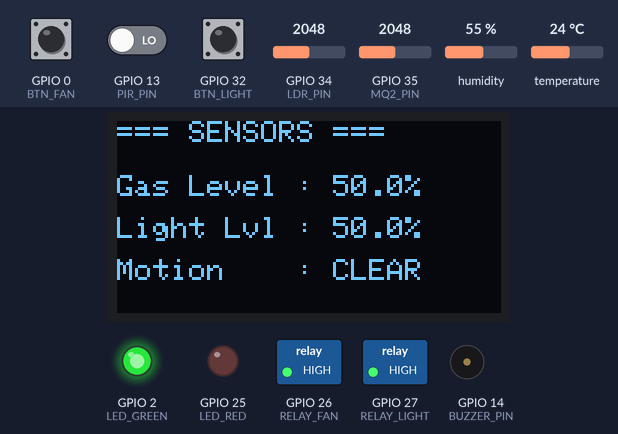
Recording of a sketch running on a simulated ESP32. On the bench: 128×64 one-colour display, switched loads named in the sketch (green lamp = pin HIGH), output pins drawn as LEDs (lit = HIGH), buzzer (waves = sounding, pin HIGH). The inputs (shaded band) are chosen by the test bench; at power-on: temperature 24 °C, GPIO 32 (BTN_LIGHT) HIGH, GPIO 35 (MQ2_PIN) = 2048, GPIO 0 (BTN_FAN) HIGH, GPIO 13 (PIR_PIN) LOW, GPIO 34 (LDR_PIN) = 2048, humidity 55 %. WiFi joins after 1.5 s; servers stay silent unless stated; random numbers use the default seed unless the sketch sets one; no MQTT or app messages arrive unless stated.

Above: at 5.6 s.
5.7 s: temperature set to 31 °C
At 16.0 s:
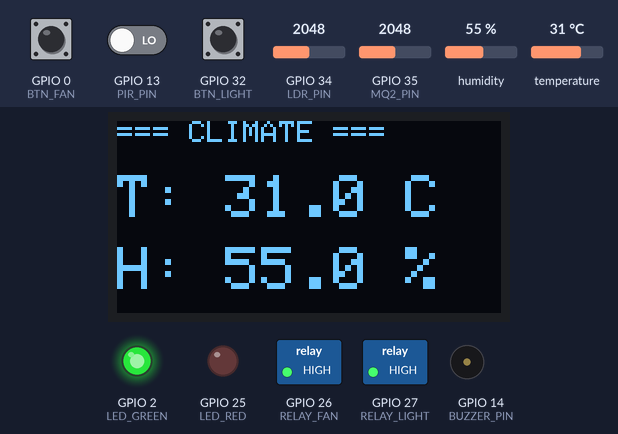
16.5 s: temperature set to 34 °C
At 21.0 s:
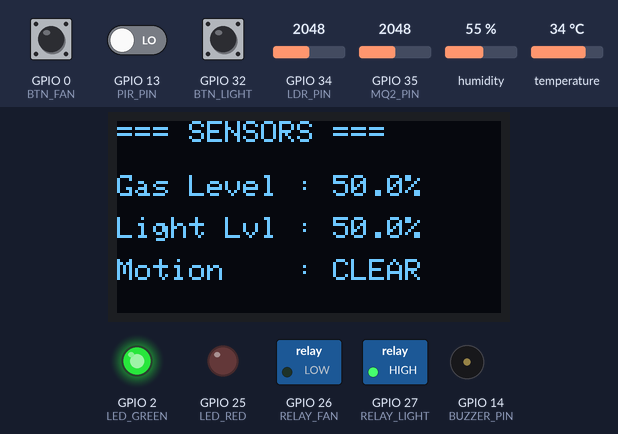
26.5 s: GPIO 32 (BTN_LIGHT) pulled LOW for 0.15 s
At 27.2 s:
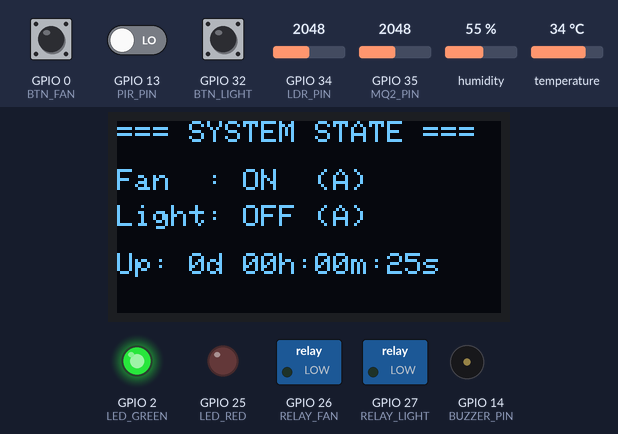
38.8 s: GPIO 35 (MQ2_PIN) set to 2393
46.5 s: GPIO 35 (MQ2_PIN) set to 2528
At 56.1 s:
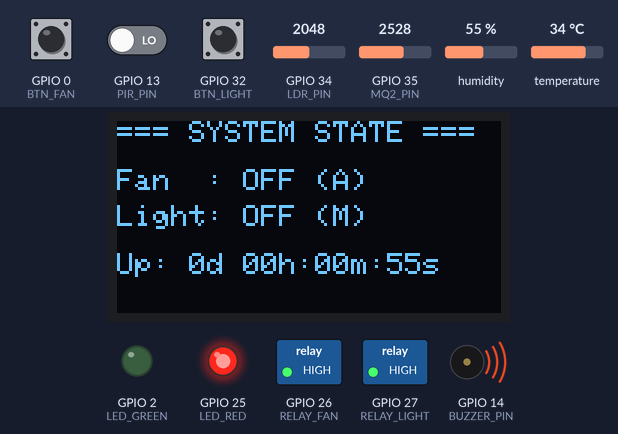
56.5 s: GPIO 0 (BTN_FAN) pulled LOW for 0.15 s
At 71.1 s:
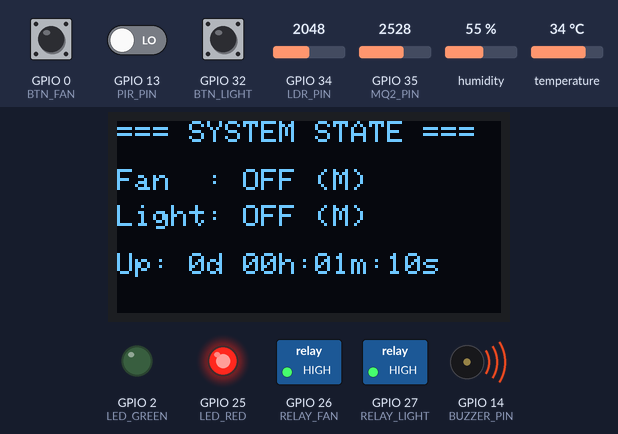
Timing chart, 0 to 72.6 s (numbered marks = the images above; inputs shaded):
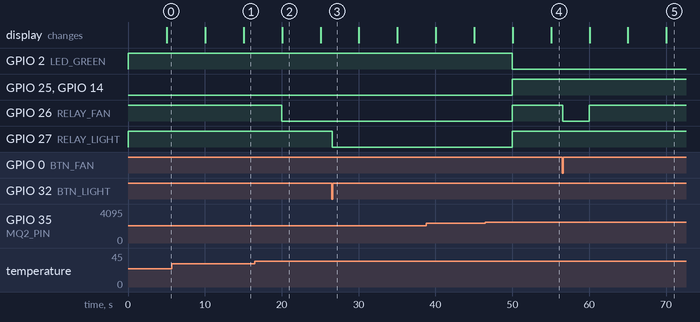

Measured:
- the behaviour switches between 32 and 33 °C on temperature (found by bisection; images 1 and 2)
- the behaviour switches between 2457 and 2458 on GPIO 35 (MQ2_PIN) (found by bisection; images 3 and 4)
- after the input at 16.5 s, GPIO 26 (RELAY_FAN): HIGH → LOW after 3.5 s
- after the input at 26.5 s, GPIO 27 (RELAY_LIGHT): HIGH → LOW after 0.05 s
- after the input at 46.5 s, GPIO 2 (LED_GREEN): HIGH → LOW after 3.5 s; GPIO 25 (LED_RED), GPIO 26 (RELAY_FAN), GPIO 27 (RELAY_LIGHT), GPIO 14 (BUZZER_PIN): LOW → HIGH after 3.5 s
- after the input at 56.5 s, GPIO 26 (RELAY_FAN): HIGH → LOW after 0.05 s, → HIGH 3.5 s later
- what the display in image 2 shows lasts 5.0 s, from 20.0 s to 25.0 s

The sketch:

home-hub.ino
```cpp
#include <WiFi.h>
#include <ESPAsyncWebServer.h>
#include <PubSubClient.h>
#include <Wire.h>
#include <Adafruit_GFX.h>
#include <Adafruit_SSD1306.h>
#include <DHT.h>
#include <ArduinoJson.h>

const char* WIFI_SSID = "YOUR_WIFI_SSID";
const char* WIFI_PASS = "YOUR_WIFI_PASSWORD";


const char* MQTT_BROKER = "broker.hivemq.com";
const int   MQTT_PORT   = 1883;
const char* MQTT_TOPIC  = "iitjammu/student/home"; // Replace 'student' with your name

#define DHTPIN        4
#define DHTTYPE       DHT11
#define MQ2_PIN       35
#define LDR_PIN       34
#define PIR_PIN       13
#define RELAY_FAN     26
#define RELAY_LIGHT   27
#define BUZZER_PIN    14
#define LED_RED       25
#define LED_GREEN     2
#define BTN_FAN       0
#define BTN_LIGHT     32

#define SCREEN_WIDTH  128
#define SCREEN_HEIGHT 64


#define RELAY_ON  LOW
#define RELAY_OFF HIGH


const unsigned long SENSOR_INTERVAL      = 5000;
const unsigned long MQTT_INTERVAL        = 30000;
const unsigned long OLED_INTERVAL        = 5000;
const unsigned long OVERRIDE_DURATION    = 600000;
const unsigned long LIGHT_OFF_TIMEOUT    = 180000;

float temperature = 0.0;
float humidity = 0.0;
float gasPercentage = 0.0;
float lightPercentage = 0.0;
bool pirState = false;

bool fanRelayState = false;
bool lightRelayState = false;
bool gasAlertState = false;


bool fanManualOverride = false;
unsigned long fanOverrideStartTime = 0;

bool lightManualOverride = false;
unsigned long lightOverrideStartTime = 0;


unsigned long lastMotionTime = 0;


unsigned long lastSensorRead = 0;
unsigned long lastMqttPub = 0;
unsigned long lastOledCycle = 0;
uint8_t oledScreen = 0;


DHT dht(DHTPIN, DHTTYPE);
Adafruit_SSD1306 oled(SCREEN_WIDTH, SCREEN_HEIGHT, &Wire, -1);
WiFiClient espClient;
PubSubClient mqttClient(espClient);
AsyncWebServer server(80);


String getUptimeString() {
  unsigned long totalSec = millis() / 1000;
  int days = totalSec / 86400;
  int hours = (totalSec % 86400) / 3600;
  int minutes = (totalSec % 3600) / 60;
  int seconds = totalSec % 60;

  char buffer[20];
  snprintf(buffer, sizeof(buffer), "%dd %02dh:%02dm:%02ds", days, hours, minutes, seconds);
  return String(buffer);
}

void readSensors() {

  float t = dht.readTemperature();
  float h = dht.readHumidity();
  if (!isnan(t)) temperature = t;
  if (!isnan(h)) humidity = h;


  int rawGas = analogRead(MQ2_PIN);
  gasPercentage = (rawGas / 4095.0) * 100.0;

  int rawLdr = analogRead(LDR_PIN);
  lightPercentage = (1.0 - (rawLdr / 4095.0)) * 100.0;


  pirState = digitalRead(PIR_PIN);
  if (pirState) {
    lastMotionTime = millis();
  }
}

void processAutomationRules() {
  unsigned long now = millis();


  if (gasPercentage > 60.0) {
    gasAlertState = true;


    fanRelayState = false;
    lightRelayState = false;
    digitalWrite(RELAY_FAN, RELAY_OFF);
    digitalWrite(RELAY_LIGHT, RELAY_OFF);

    digitalWrite(LED_RED, HIGH);
    digitalWrite(LED_GREEN, LOW);
    digitalWrite(BUZZER_PIN, HIGH);
    return; // Bypass normal automation rules
  } else {
    gasAlertState = false;
    digitalWrite(LED_RED, LOW);
    digitalWrite(LED_GREEN, HIGH);
    digitalWrite(BUZZER_PIN, LOW);
  }


  if (fanManualOverride) {
    if (now - fanOverrideStartTime >= OVERRIDE_DURATION) {
      fanManualOverride = false; // Expire override after 10 mins
    }
  }

  if (!fanManualOverride) {
    // Hysteresis logic
    if (!fanRelayState && temperature > 32.0) {
      fanRelayState = true;
    } else if (fanRelayState && temperature < 28.0) {
      fanRelayState = false;
    }
  }

  if (lightManualOverride) {
    if (now - lightOverrideStartTime >= OVERRIDE_DURATION) {
      lightManualOverride = false;
    }
  }

  if (!lightManualOverride) {
    bool motionRecently = (now - lastMotionTime < LIGHT_OFF_TIMEOUT);

    if (lightPercentage < 20.0 && pirState) {
      lightRelayState = true;
    } else if (lightPercentage > 60.0 || !motionRecently) {
      lightRelayState = false;
    }
  }

  digitalWrite(RELAY_FAN, fanRelayState ? RELAY_ON : RELAY_OFF);
  digitalWrite(RELAY_LIGHT, lightRelayState ? RELAY_ON : RELAY_OFF);
}

void checkButtons() {
  if (digitalRead(BTN_FAN) == LOW) {
    delay(50); // Debounce
    if (digitalRead(BTN_FAN) == LOW) {
      fanManualOverride = true;
      fanOverrideStartTime = millis();
      fanRelayState = !fanRelayState;
      digitalWrite(RELAY_FAN, fanRelayState ? RELAY_ON : RELAY_OFF);
      while(digitalRead(BTN_FAN) == LOW);
    }
  }

  if (digitalRead(BTN_LIGHT) == LOW) {
    delay(50);
    if (digitalRead(BTN_LIGHT) == LOW) {
      lightManualOverride = true;
      lightOverrideStartTime = millis();
      lightRelayState = !lightRelayState;
      digitalWrite(RELAY_LIGHT, lightRelayState ? RELAY_ON : RELAY_OFF);
      while(digitalRead(BTN_LIGHT) == LOW);
    }
  }
}

void updateOLED() {
  oled.clearDisplay();
  oled.setTextColor(SSD1306_WHITE);

  switch (oledScreen) {
    case 0:
      oled.setTextSize(1);
      oled.setCursor(0, 0);
      oled.println("=== CLIMATE ===");
      oled.setTextSize(2);
      oled.setCursor(0, 18);
      oled.printf("T: %.1f C\n", temperature);
      oled.setCursor(0, 42);
      oled.printf("H: %.1f %%\n", humidity);
      break;

    case 1:
      oled.setTextSize(1);
      oled.setCursor(0, 0);
      oled.println("=== SENSORS ===");
      oled.setCursor(0, 18);
      oled.printf("Gas Level : %.1f%%\n", gasPercentage);
      oled.setCursor(0, 32);
      oled.printf("Light Lvl : %.1f%%\n", lightPercentage);
      oled.setCursor(0, 46);
      oled.printf("Motion    : %s\n", pirState ? "DETECTED" : "CLEAR");
      break;

    case 2:
      oled.setTextSize(1);
      oled.setCursor(0, 0);
      oled.println("=== SYSTEM STATE ===");
      oled.setCursor(0, 16);
      oled.printf("Fan  : %s %s\n", fanRelayState ? "ON " : "OFF", fanManualOverride ? "(M)" : "(A)");
      oled.setCursor(0, 28);
      oled.printf("Light: %s %s\n", lightRelayState ? "ON " : "OFF", lightManualOverride ? "(M)" : "(A)");
      oled.setCursor(0, 44);
      oled.printf("Up: %s", getUptimeString().c_str());
      break;
  }
  oled.display();
}

void publishMQTT() {
  if (!mqttClient.connected()) return;

  StaticJsonDocument<256> doc;
  doc["temp"]        = temperature;
  doc["humidity"]    = humidity;
  doc["gas"]         = gasPercentage;
  doc["pir"]         = pirState;
  doc["light"]       = lightPercentage;
  doc["fan"]         = fanRelayState ? "ON" : "OFF";
  doc["light_relay"] = lightRelayState ? "ON" : "OFF";
  doc["alert"]       = gasAlertState ? "GAS ALERT!" : "NORMAL";

  char jsonBuffer[256];
  serializeJson(doc, jsonBuffer);
  mqttClient.publish(MQTT_TOPIC, jsonBuffer);
}

void setupWebDashboard() {
  server.on("/", HTTP_GET, [](AsyncWebServerRequest *request){
    String html = R"rawliteral(
    <!DOCTYPE html><html><head><title>IoT Home Hub</title>
    <meta name="viewport" content="width=device-width, initial-scale=1">
    <style>
      body { font-family: Arial, sans-serif; background: #121212; color: #fff; text-align: center; margin:0; padding:20px;}
      .card { background: #1e1e1e; padding: 15px; margin: 10px auto; max-width: 400px; border-radius: 8px; box-shadow: 0 4px 6px rgba(0,0,0,0.3); }
      .btn { padding: 10px 20px; font-size: 16px; border: none; border-radius: 5px; cursor: pointer; color: white; margin-top: 10px; }
      .btn-on { background-color: #28a745; } .btn-off { background-color: #dc3545; }
      .alert { color: #ff4d4d; font-weight: bold; }
    </style>
    <script>
      setInterval(() => { fetch('/data').then(r => r.json()).then(d => {
        document.getElementById('temp').innerText = d.temp + ' °C';
        document.getElementById('hum').innerText = d.humidity + ' %';
        document.getElementById('gas').innerText = d.gas + ' %';
        document.getElementById('light').innerText = d.light + ' %';
        document.getElementById('pir').innerText = d.pir ? 'Motion Detected' : 'Clear';
        document.getElementById('fan').innerText = d.fan + (d.fanOverride ? ' (Manual)' : ' (Auto)');
        document.getElementById('lightRelay').innerText = d.lightRelay + (d.lightOverride ? ' (Manual)' : ' (Auto)');
        document.getElementById('uptime').innerText = d.uptime;
        document.getElementById('alert').innerText = d.alert;
      }); }, 2000);
    </script></head><body>
      <h2>IoT Hostel Hub Dashboard</h2>
      <div class="card"><h3>Alert Status</h3><p id="alert" class="alert">--</p></div>
      <div class="card">
        <h3>Environment</h3>
        <p>Temp: <span id="temp">--</span> | Humidity: <span id="hum">--</span></p>
        <p>Gas: <span id="gas">--</span> | Light: <span id="light">--</span></p>
        <p>PIR: <span id="pir">--</span></p>
      </div>
      <div class="card">
        <h3>Controls</h3>
        <p>Fan: <span id="fan">--</span></p>
        <a href="/toggle/fan"><button class="btn btn-on">Toggle Fan Override</button></a>
        <p>Light: <span id="lightRelay">--</span></p>
        <a href="/toggle/light"><button class="btn btn-on">Toggle Light Override</button></a>
      </div>
      <div class="card"><p>Uptime: <span id="uptime">--</span></p></div>
    </body></html>)rawliteral";
    request->send(200, "text/html", html);
  });

  server.on("/data", HTTP_GET, [](AsyncWebServerRequest *request){
    StaticJsonDocument<256> doc;
    doc["temp"]          = temperature;
    doc["humidity"]      = humidity;
    doc["gas"]           = gasPercentage;
    doc["light"]         = lightPercentage;
    doc["pir"]           = pirState;
    doc["fan"]           = fanRelayState ? "ON" : "OFF";
    doc["fanOverride"]   = fanManualOverride;
    doc["lightRelay"]    = lightRelayState ? "ON" : "OFF";
    doc["lightOverride"] = lightManualOverride;
    doc["uptime"]        = getUptimeString();
    doc["alert"]         = gasAlertState ? "DANGER: HIGH GAS LEVEL!" : "SYSTEM NORMAL";

    String response;
    serializeJson(doc, response);
    request->send(200, "application/json", response);
  });

  server.on("/toggle/fan", HTTP_GET, [](AsyncWebServerRequest *request){
    fanManualOverride = true;
    fanOverrideStartTime = millis();
    fanRelayState = !fanRelayState;
    digitalWrite(RELAY_FAN, fanRelayState ? RELAY_ON : RELAY_OFF);
    request->redirect("/");
  });

  server.on("/toggle/light", HTTP_GET, [](AsyncWebServerRequest *request){
    lightManualOverride = true;
    lightOverrideStartTime = millis();
    lightRelayState = !lightRelayState;
    digitalWrite(RELAY_LIGHT, lightRelayState ? RELAY_ON : RELAY_OFF);
    request->redirect("/");
  });

  server.begin();
}

void reconnectMQTT() {
  if (!mqttClient.connected()) {
    String clientId = "ESP32Hub-" + String(random(0xffff), HEX);
    if (mqttClient.connect(clientId.c_str())) {
      publishMQTT();
    }
  }
}

void setup() {
  Serial.begin(115200);

  pinMode(RELAY_FAN, OUTPUT);
  pinMode(RELAY_LIGHT, OUTPUT);
  digitalWrite(RELAY_FAN, RELAY_OFF);
  digitalWrite(RELAY_LIGHT, RELAY_OFF);

  pinMode(BUZZER_PIN, OUTPUT);
  pinMode(LED_RED, OUTPUT);
  pinMode(LED_GREEN, OUTPUT);
  digitalWrite(BUZZER_PIN, LOW);
  digitalWrite(LED_RED, LOW);
  digitalWrite(LED_GREEN, HIGH);

  pinMode(PIR_PIN, INPUT);
  pinMode(BTN_FAN, INPUT_PULLUP);
  pinMode(BTN_LIGHT, INPUT_PULLUP);

  dht.begin();
  Wire.begin(21, 22);
  if(!oled.begin(SSD1306_SWITCHCAPVCC, 0x3C)) {
    Serial.println(F("SSD1306 allocation failed"));
  }

  WiFi.begin(WIFI_SSID, WIFI_PASS);
  while (WiFi.status() != WL_CONNECTED) {
    delay(500);
  }

  mqttClient.setServer(MQTT_BROKER, MQTT_PORT);
  setupWebDashboard();
}

void loop() {
  if (!mqttClient.connected()) {
    reconnectMQTT();
  }
  mqttClient.loop();

  checkButtons();

  unsigned long currentMillis = millis();

  if (currentMillis - lastSensorRead >= SENSOR_INTERVAL) {
    readSensors();
    processAutomationRules();
    lastSensorRead = currentMillis;
  }

  if (currentMillis - lastOledCycle >= OLED_INTERVAL) {
    oledScreen = (oledScreen + 1) % 3;
    updateOLED();
    lastOledCycle = currentMillis;
  }

  if (currentMillis - lastMqttPub >= MQTT_INTERVAL) {
    publishMQTT();
    lastMqttPub = currentMillis;
  }
}
```
